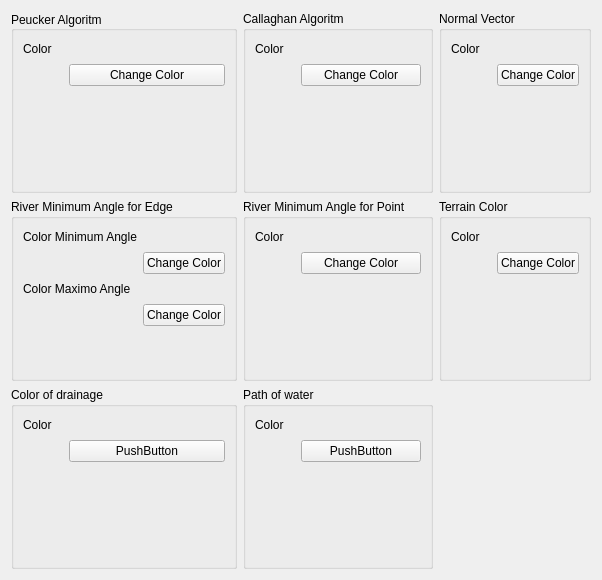
      <widget class="QWidget" name="Configuration">
       <property name="minimumSize">
        <size>
         <width>100</width>
         <height>580</height>
        </size>
       </property>
       <attribute name="title">
        <string>Configuration</string>
       </attribute>
       <layout class="QGridLayout" name="gridLayout">
        <item row="0" column="0">
         <widget class="QGroupBox" name="groupBox">
          <property name="title">
           <string>Peucker Algoritm</string>
          </property>
          <property name="alignment">
           <set>Qt::AlignLeading|Qt::AlignLeft|Qt::AlignVCenter</set>
          </property>
          <layout class="QFormLayout" name="formLayout_2">
           <property name="fieldGrowthPolicy">
            <enum>QFormLayout::AllNonFixedFieldsGrow</enum>
           </property>
           <item row="0" column="0">
            <widget class="QLabel" name="label_4">
             <property name="text">
              <string>Color</string>
             </property>
            </widget>
           </item>
           <item row="1" column="0">
            <spacer name="horizontalSpacer">
             <property name="orientation">
              <enum>Qt::Horizontal</enum>
             </property>
             <property name="sizeHint" stdset="0">
              <size>
               <width>40</width>
               <height>20</height>
              </size>
             </property>
            </spacer>
           </item>
           <item row="1" column="1">
            <widget class="QPushButton" name="color_peucker_boton">
             <property name="text">
              <string>Change Color</string>
             </property>
            </widget>
           </item>
           <item row="0" column="1">
            <widget class="QWidget" name="color_peucker" native="true">
             <layout class="QGridLayout" name="gridLayout_5"/>
            </widget>
           </item>
          </layout>
         </widget>
        </item>
        <item row="0" column="1">
         <widget class="QGroupBox" name="groupBox_3">
          <property name="title">
           <string>Callaghan Algoritm</string>
          </property>
          <layout class="QFormLayout" name="formLayout">
           <property name="fieldGrowthPolicy">
            <enum>QFormLayout::AllNonFixedFieldsGrow</enum>
           </property>
           <item row="0" column="0">
            <widget class="QLabel" name="label_6">
             <property name="text">
              <string>Color</string>
             </property>
            </widget>
           </item>
           <item row="0" column="1">
            <widget class="QWidget" name="color_callaghan" native="true">
             <layout class="QGridLayout" name="gridLayout_2"/>
            </widget>
           </item>
           <item row="1" column="1">
            <widget class="QPushButton" name="color_callaghan_button">
             <property name="text">
              <string>Change Color</string>
             </property>
            </widget>
           </item>
           <item row="1" column="0">
            <spacer name="horizontalSpacer_3">
             <property name="orientation">
              <enum>Qt::Horizontal</enum>
             </property>
             <property name="sizeHint" stdset="0">
              <size>
               <width>40</width>
               <height>20</height>
              </size>
             </property>
            </spacer>
           </item>
          </layout>
         </widget>
        </item>
        <item row="0" column="2">
         <widget class="QGroupBox" name="groupBox_6">
          <property name="title">
           <string>Normal Vector</string>
          </property>
          <layout class="QFormLayout" name="formLayout_7">
           <item row="0" column="0">
            <widget class="QLabel" name="label_10">
             <property name="text">
              <string>Color</string>
             </property>
            </widget>
           </item>
           <item row="0" column="1">
            <widget class="QWidget" name="color_normal" native="true">
             <layout class="QGridLayout" name="gridLayout_9"/>
            </widget>
           </item>
           <item row="1" column="1">
            <widget class="QPushButton" name="color_normal_button">
             <property name="text">
              <string>Change Color</string>
             </property>
            </widget>
           </item>
           <item row="1" column="0">
            <spacer name="horizontalSpacer_9">
             <property name="orientation">
              <enum>Qt::Horizontal</enum>
             </property>
             <property name="sizeHint" stdset="0">
              <size>
               <width>40</width>
               <height>20</height>
              </size>
             </property>
            </spacer>
           </item>
          </layout>
         </widget>
        </item>
        <item row="1" column="0">
         <widget class="QGroupBox" name="groupBox_2">
          <property name="minimumSize">
           <size>
            <width>0</width>
            <height>10</height>
           </size>
          </property>
          <property name="font">
           <font>
            <weight>50</weight>
            <bold>false</bold>
           </font>
          </property>
          <property name="title">
           <string>River Minimum Angle for Edge</string>
          </property>
          <layout class="QFormLayout" name="formLayout_3">
           <property name="fieldGrowthPolicy">
            <enum>QFormLayout::AllNonFixedFieldsGrow</enum>
           </property>
           <item row="0" column="0">
            <widget class="QLabel" name="label_5">
             <property name="text">
              <string>Color Minimum Angle</string>
             </property>
            </widget>
           </item>
           <item row="0" column="1">
            <widget class="QWidget" name="color_angle_minimum_edge" native="true">
             <layout class="QGridLayout" name="gridLayout_3"/>
            </widget>
           </item>
           <item row="1" column="0">
            <spacer name="horizontalSpacer_2">
             <property name="orientation">
              <enum>Qt::Horizontal</enum>
             </property>
             <property name="sizeHint" stdset="0">
              <size>
               <width>40</width>
               <height>20</height>
              </size>
             </property>
            </spacer>
           </item>
           <item row="1" column="1">
            <widget class="QPushButton" name="color_angle_minimum_edge_button">
             <property name="text">
              <string>Change Color</string>
             </property>
            </widget>
           </item>
           <item row="2" column="0">
            <widget class="QLabel" name="label_8">
             <property name="text">
              <string>Color Maximo Angle</string>
             </property>
            </widget>
           </item>
           <item row="2" column="1">
            <widget class="QWidget" name="color_angle_maximo_edge" native="true">
             <layout class="QGridLayout" name="gridLayout_6"/>
            </widget>
           </item>
           <item row="3" column="1">
            <widget class="QPushButton" name="color_angle_maximo_edge_button">
             <property name="text">
              <string>Change Color</string>
             </property>
            </widget>
           </item>
           <item row="3" column="0">
            <spacer name="horizontalSpacer_5">
             <property name="orientation">
              <enum>Qt::Horizontal</enum>
             </property>
             <property name="sizeHint" stdset="0">
              <size>
               <width>40</width>
               <height>20</height>
              </size>
             </property>
            </spacer>
           </item>
          </layout>
         </widget>
        </item>
        <item row="1" column="1">
         <widget class="QGroupBox" name="groupBox_4">
          <property name="title">
           <string>River Minimum Angle for Point</string>
          </property>
          <layout class="QFormLayout" name="formLayout_4">
           <property name="fieldGrowthPolicy">
            <enum>QFormLayout::AllNonFixedFieldsGrow</enum>
           </property>
           <item row="0" column="0">
            <widget class="QLabel" name="label_7">
             <property name="text">
              <string>Color</string>
             </property>
            </widget>
           </item>
           <item row="0" column="1">
            <widget class="QWidget" name="color_angle_point" native="true">
             <layout class="QGridLayout" name="gridLayout_4"/>
            </widget>
           </item>
           <item row="1" column="1">
            <widget class="QPushButton" name="color_angle_point_button">
             <property name="text">
              <string>Change Color</string>
             </property>
            </widget>
           </item>
           <item row="1" column="0">
            <spacer name="horizontalSpacer_4">
             <property name="orientation">
              <enum>Qt::Horizontal</enum>
             </property>
             <property name="sizeHint" stdset="0">
              <size>
               <width>40</width>
               <height>20</height>
              </size>
             </property>
            </spacer>
           </item>
          </layout>
         </widget>
        </item>
        <item row="1" column="2">
         <widget class="QGroupBox" name="groupBox_5">
          <property name="title">
           <string>Terrain Color</string>
          </property>
          <layout class="QFormLayout" name="formLayout_6">
           <item row="0" column="0">
            <widget class="QLabel" name="label_9">
             <property name="text">
              <string>Color</string>
             </property>
            </widget>
           </item>
           <item row="0" column="1">
            <widget class="QWidget" name="color_terrain" native="true">
             <layout class="QGridLayout" name="gridLayout_10"/>
            </widget>
           </item>
           <item row="1" column="1">
            <widget class="QPushButton" name="color_terrain_button">
             <property name="text">
              <string>Change Color</string>
             </property>
            </widget>
           </item>
           <item row="1" column="0">
            <spacer name="horizontalSpacer_8">
             <property name="orientation">
              <enum>Qt::Horizontal</enum>
             </property>
             <property name="sizeHint" stdset="0">
              <size>
               <width>40</width>
               <height>20</height>
              </size>
             </property>
            </spacer>
           </item>
          </layout>
         </widget>
        </item>
        <item row="2" column="0">
         <widget class="QGroupBox" name="groupBox_7">
          <property name="title">
           <string>Color of drainage</string>
          </property>
          <property name="alignment">
           <set>Qt::AlignLeading|Qt::AlignLeft|Qt::AlignTop</set>
          </property>
          <layout class="QFormLayout" name="formLayout_5">
           <item row="0" column="0">
            <widget class="QLabel" name="label_11">
             <property name="frameShape">
              <enum>QFrame::NoFrame</enum>
             </property>
             <property name="frameShadow">
              <enum>QFrame::Plain</enum>
             </property>
             <property name="text">
              <string>Color</string>
             </property>
            </widget>
           </item>
           <item row="0" column="1">
            <widget class="QWidget" name="color_drainage" native="true">
             <layout class="QGridLayout" name="gridLayout_14">
              <property name="sizeConstraint">
               <enum>QLayout::SetMinimumSize</enum>
              </property>
             </layout>
            </widget>
           </item>
           <item row="1" column="1">
            <widget class="QPushButton" name="color_drainage_button">
             <property name="text">
              <string>PushButton</string>
             </property>
            </widget>
           </item>
           <item row="1" column="0">
            <spacer name="horizontalSpacer_6">
             <property name="orientation">
              <enum>Qt::Horizontal</enum>
             </property>
             <property name="sizeHint" stdset="0">
              <size>
               <width>40</width>
               <height>20</height>
              </size>
             </property>
            </spacer>
           </item>
          </layout>
         </widget>
        </item>
        <item row="2" column="1">
         <widget class="QGroupBox" name="groupBox_8">
          <property name="title">
           <string>Path of water</string>
          </property>
          <layout class="QFormLayout" name="formLayout_8">
           <item row="0" column="0">
            <widget class="QLabel" name="label_12">
             <property name="text">
              <string>Color</string>
             </property>
            </widget>
           </item>
           <item row="0" column="1">
            <widget class="QWidget" name="color_path" native="true">
             <layout class="QGridLayout" name="gridLayout_13"/>
            </widget>
           </item>
           <item row="1" column="1">
            <widget class="QPushButton" name="color_path_button">
             <property name="text">
              <string>PushButton</string>
             </property>
            </widget>
           </item>
           <item row="1" column="0">
            <spacer name="horizontalSpacer_7">
             <property name="orientation">
              <enum>Qt::Horizontal</enum>
             </property>
             <property name="sizeHint" stdset="0">
              <size>
               <width>40</width>
               <height>20</height>
              </size>
             </property>
            </spacer>
           </item>
          </layout>
         </widget>
        </item>
       </layout>
      </widget>
